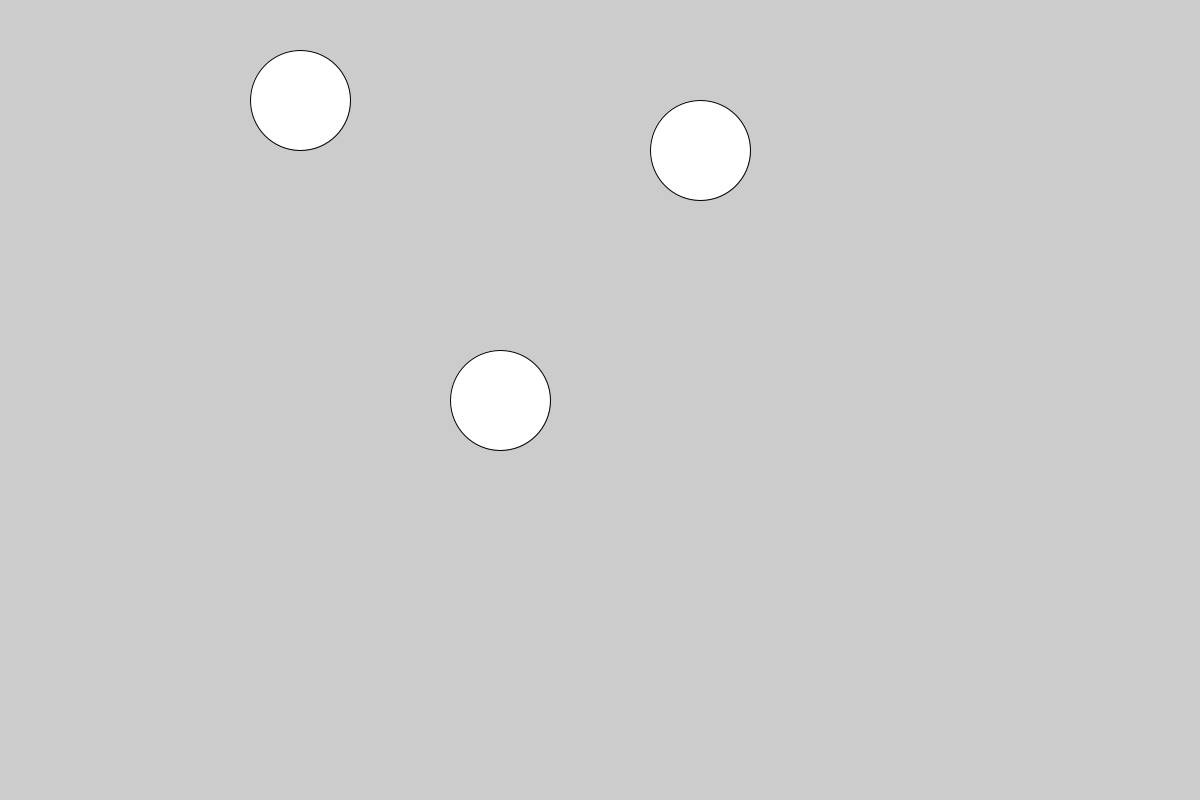
Frame 1 (no input)
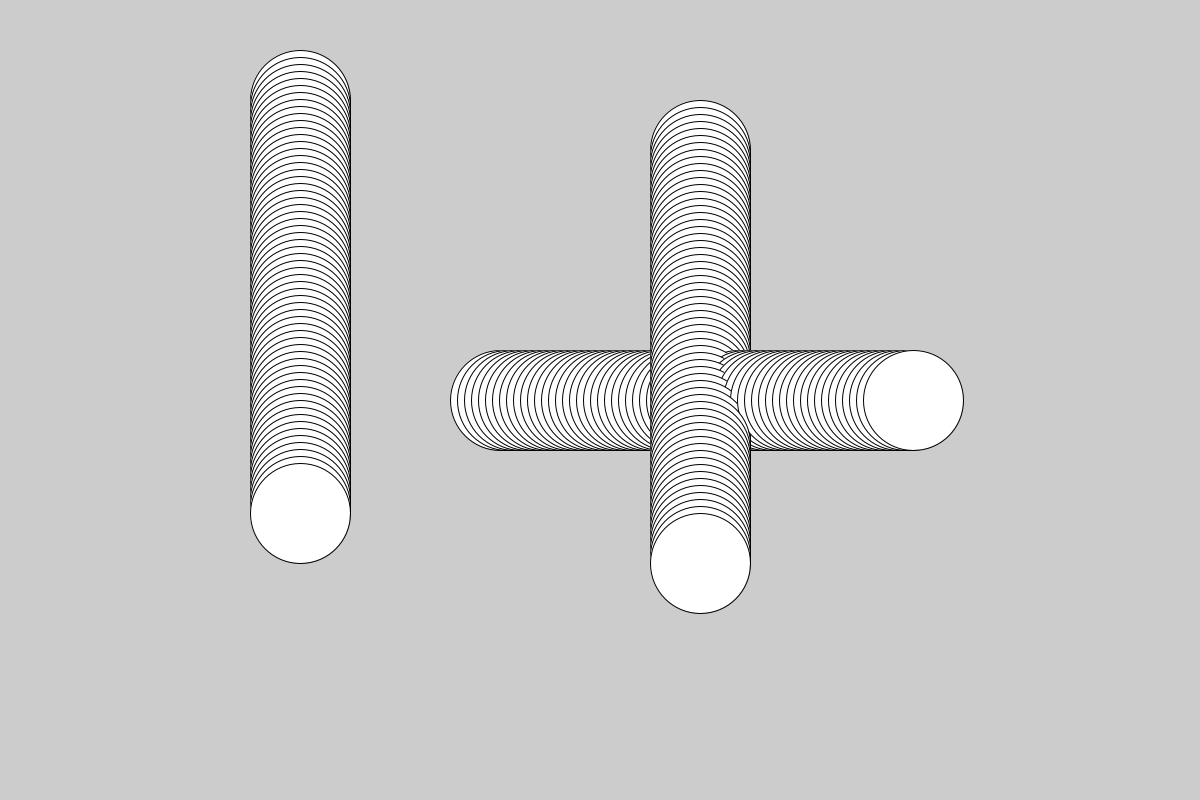
Frame 60 (the mouse pressed at the canvas centre just before this capture)
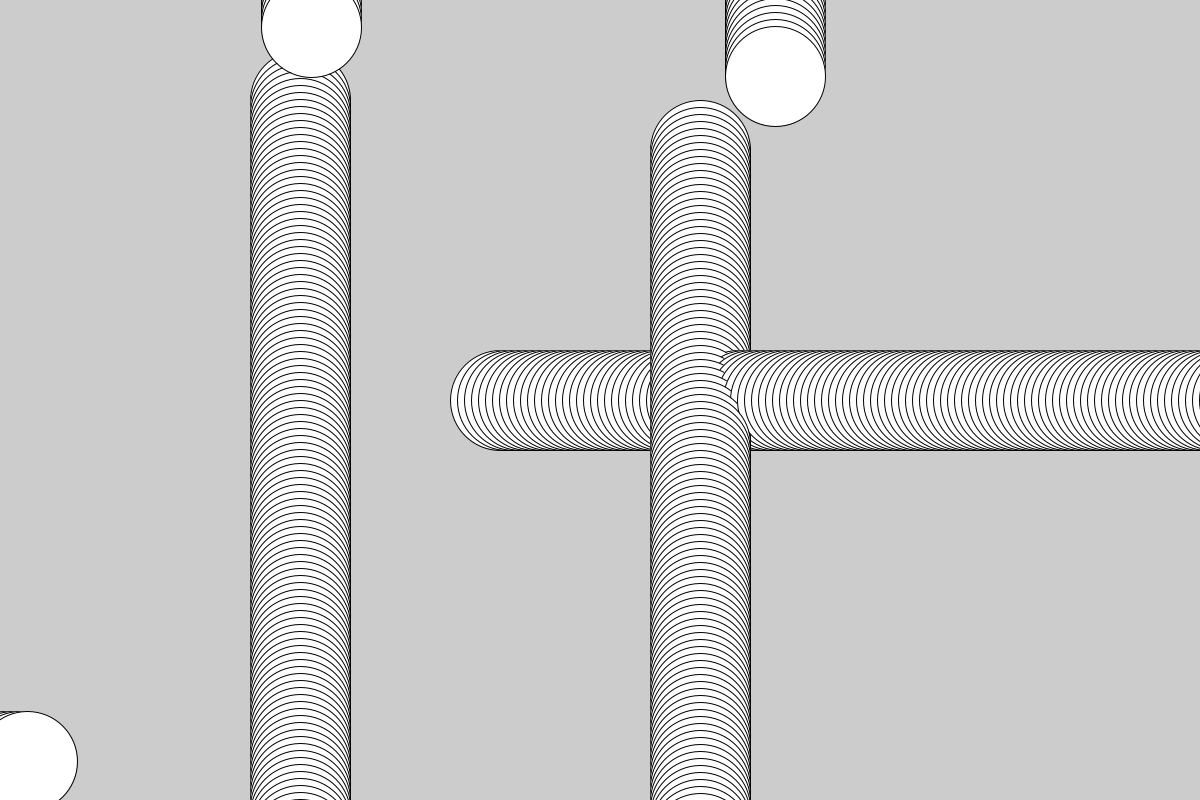
Frame 120 (the mouse held since frame 60 and released just before this capture)

The Processing sketch that drew these frames (run headless with seeded random() and noise(); from frame 60 on, the mouse is pressed at the canvas centre):

// Processing sketch: faces
// ── faces.pde
float x = 300;
float y = 100;

float x2 = 700;
float y2 = 150;

float x3 = 500;
float y3 = 400;

void setup() {
  size(1200, 800);
}

void draw() {
  //background(255);
  circle(x, y, 100);
  y = y + 7;

  if (y > 850) {
    y = -50;
    x = random(0, 1200);
  }
  circle(x2, y2, 100);
  y2 = y2 + 7;
  if (y2 > 850) {
    y2 = -50;
    x2 = random(0, 1200);
  }
  circle(x3, y3, 100);
  x3 = x3 + 7;
  if (x3 > 1250) {
    x3 = -50;
    y3 = random(0, 800);
  }
}
